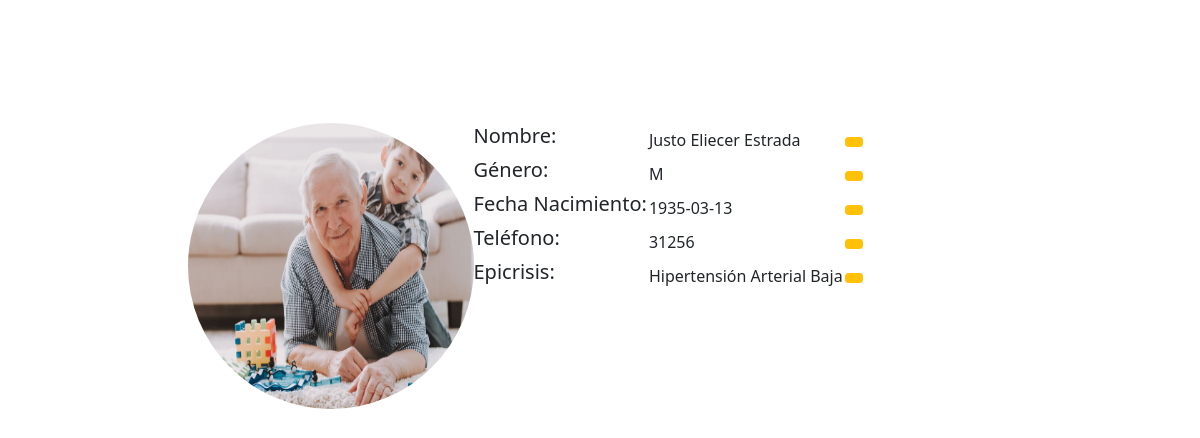
The page /perfil_user.php (signed in) on the database its author committed.
### tables this page shows
CREATE TABLE `usuarios` (
  `ced_usu` varchar(10) NOT NULL,
  `nom_usu` varchar(100) NOT NULL,
  `genero_usu` varchar(1) NOT NULL,
  `fech_nacimiento` date NOT NULL,
  `epicrisis` text NOT NULL,
  `tel_usu` varchar(10) NOT NULL,
  `contrasena` varchar(500) NOT NULL
);

### perfil_user.php (the view, shortened to what this page needs)
<!DOCTYPE html>
<html lang="en">
<head>
    <link rel='stylesheet' type='text/css' media='screen' href='css/bootstrap.min.css'>
    <link rel='stylesheet' type='text/css' media='screen' href='css/style.css'>
</head>
<body>
    <?php
    $bd = conectar();
    $cedula_usu = $_SESSION["cedula_usuario"];
    ?>
    <div class="container">
        <div class="row justify-content-md-center">
            <div class="col-12">
                <br><br>
                <?php
                $sql = 'SELECT nom_usu,fech_nacimiento,epicrisis,genero_usu,tel_usu FROM usuarios WHERE ced_usu LIKE("' . $cedula_usu . '")';
                $datos = mysqli_query($bd, $sql);
                $arr = mysqli_fetch_array($datos)
                ?>
                <br><br><br>
                <div class="row justify-content-md-center justify-content-lg-center">
                    <div class="col-3">
                        <div id="foto_perfil">
                            <img src="src/fotos_usuarios/<?php echo $cedula_usu.".jpg";?>" alt="">
                        </div>
                    </div>
                    <div class="col-6">
                        <div id="infor_perfil">
                            <table>
                                <tr>
                                    <td>
                                        <h5>Nombre: </h5>
                                    </td>
                                    <td><?php echo $arr[0]; ?></td>
                                    <td><input type="image" src="src/icon_modificar.png" id="btn_editar_nombre_user" class="btn btn-warning btn-sm" alt="" data-bs-toggle="modal" data-bs-target="#diag_nombre"></td>
                                </tr>
                                <tr>
                                    <td>
                                        <h5>Género: </h5>
                                    </td>
                                    <td><?php echo $arr[3]; ?></td>
                                    <td><input type="image" src="src/icon_modificar.png" id="btn_editar_sexo_user" class="btn btn-warning btn-sm" alt="" data-bs-toggle="modal" data-bs-target="#diag_sexo"></td>
                                </tr>
                                <tr>
                                    <td>
                                        <h5>Fecha Nacimiento: </h5>
                                    </td>
                                    <td><?php echo $arr[1]; ?></td>
                                    <td><input type="image" src="src/icon_modificar.png" id="btn_editar_fecha_user" class="btn btn-warning btn-sm" alt="" data-bs-toggle="modal" data-bs-target="#diag_fecha"></td>
                                </tr>
                                <tr>
                                    <td>
                                        <h5>Teléfono: </h5>
                                    </td>
                                    <td><?php echo $arr[4]; ?></td>
                                    <td><input type="image" src="src/icon_modificar.png" id="btn_editar_telefono_user" class="btn btn-warning btn-sm" alt="" data-bs-toggle="modal" data-bs-target="#diag_nombre"></td>
                                </tr>
                                <tr>
                                    <td>
                                        <h5>Epicrisis: </h5>
                                    </td>
                                    <td><?php echo $arr[2]; ?></td>
                                    <td><input type="image" src="src/icon_modificar.png" id="btn_editar_epicrisis_user" class="btn btn-warning btn-sm" alt="" data-bs-toggle="modal" data-bs-target="#diag_nombre"></td>
                                </tr>
                            </table>
                        </div>
                    </div>
                </div>
            </div>
        </div>
    </div>
</body>
</html>

### css/style.css (style rules this page uses)
#foto_perfil { display: inline-block; margin: 2px; }
#foto_perfil img { width: 18em; height: 18em; border-radius: 100%; padding: 1px; }
#infor_perfil { display: inline-block; margin: 2px; padding: 1px; }

### rows shown on the page
usuarios: nom_usu "Justo Eliecer Estrada", genero_usu "M", fech_nacimiento "1935-03-13", tel_usu "31256", epicrisis "Hipertensión Arterial Baja"
